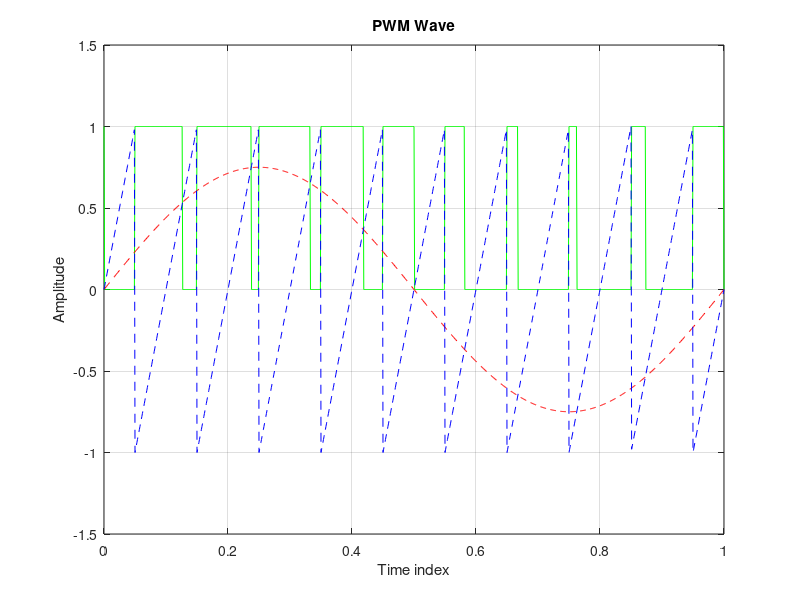

MATLAB code for this plot:
% PWM Signal Generation
clc;
close all;
clear all;
t=0:0.001:1;
s=sawtooth(2*pi*10*t+pi);
m=0.75*sin(2*pi*1*t);
n=length(s);
for i=1:n
 if (m(i)>=s(i))
 pwm(i)=1;
 elseif (m(i)<=s(i))
 pwm(i)=0;
 end
end
plot(t,pwm,'-g',t,m,'--r',t,s,'--b');
grid on;
ylabel('Amplitude');
xlabel('Time index');
title('PWM Wave');
axis([0 1 -1.5 1.5]);